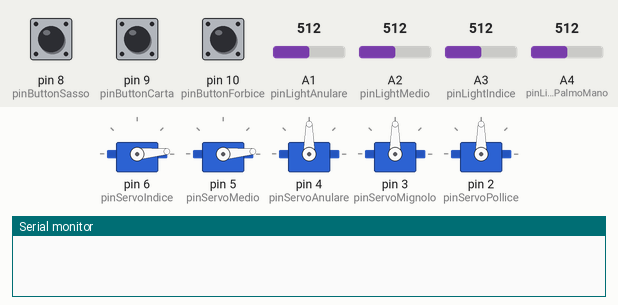
This sketch was run on a simulated Arduino Uno, built with avr-gcc and run on an emulated ATmega328P. Shown: 5 × servo, the last lines printed to the serial monitor. The test bench sets the inputs (shaded band); at power-on: A4 (pinLightPalmoMano) = 512, pin 8 (pinButtonSasso) LOW, pin 9 (pinButtonCarta) LOW, pin 10 (pinButtonForbice) LOW, A1 (pinLightAnulare) = 512, A2 (pinLightMedio) = 512, A3 (pinLightIndice) = 512. Random numbers use the default seed unless the sketch sets one.

Above: at 0.1 s.
At 0.7 s:
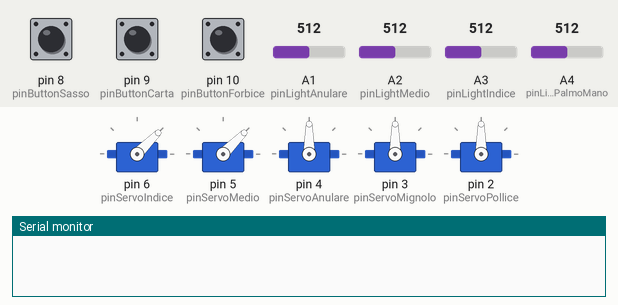
At 9.4 s:
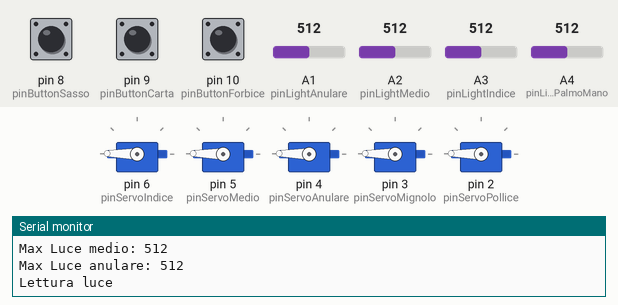
9.5 s: A4 (pinLightPalmoMano) set to 469
11.0 s: A4 (pinLightPalmoMano) set to 449
Timing chart, 0 to 14.0 s (numbered marks = the images above; inputs shaded):
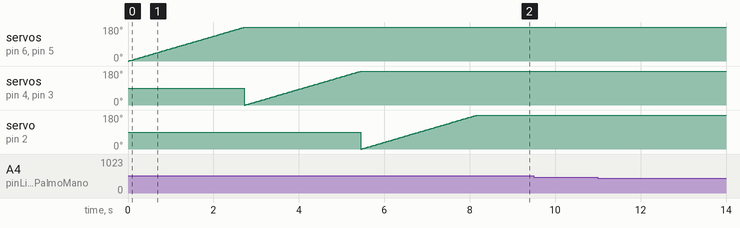

Measured:
- after the input at 9.5 s, every drawn part: stays the same

The sketch:

morr.ino
```cpp
#include <Servo.h>
#include <TaskScheduler.h>

/**
 * Struttura della mano meccanica le cui dita vengono mosse tramite appositi Servo-Motori
*/
struct mano_servo {
    Servo pollice;
    Servo indice;
    Servo medio;
    Servo anulare;
    Servo mignolo;
};

/**
 * Struttura di interi che rappresenta la luce letta da 4 fotoresistenze: il palmo della mano, il dito indice, il medio e l'anulare.
*/
struct light_detected {
    int palmoMano;
    int indice;
    int medio;
    int anulare;
};

/**
 * Costanti intere rappresentati i GPIO della board adibiti al funzionamento dell'intero circuito.
*/
#define pinLightPalmoMano A4
#define pinLightIndice A3
#define pinLightMedio A2
#define pinLightAnulare A1

#define pinButtonSasso 8
#define pinButtonCarta 9
#define pinButtonForbice 10

#define pinServoIndice 6
#define pinServoMedio 5
#define pinServoAnulare 4
#define pinServoMignolo 3
#define pinServoPollice 2

mano_servo mano;
light_detected max_light;
light_detected current_light;

/*  Risultati
  Codifica:
    0 = sasso
    1 = carta
    2 = forbice
*/
byte moda;
byte randomize;
byte alwaysCarta;
byte modaPesata;
byte mossa;

Scheduler scheduler;

const float secondi_countdown = 5;
int secondi_rimasti = secondi_countdown;

/**
 * Funzione che stampa su porta Serial il countdown durante il rilevamento della mossa per "secondi_countdown" secondi.
*/
void print_countdown() {
  if(secondi_rimasti == 0) {
    disable_countdown();
  } else{
    Serial.print("Inizio Gesto: resta con il gesto per "); Serial.println(secondi_rimasti);
    secondi_rimasti --;
  }
}

/** Task di countdown durante il rilevamento della mossa */
Task countdown(1*TASK_SECOND, TASK_SECOND, print_countdown);

/**
 * Funzione che disabilita il Task del countdown resettando il valore dei secondi rimasti a quelli del countdown.
*/
void disable_countdown() {
  secondi_rimasti = secondi_countdown;
  countdown.disable();
}

/** Numero di rilevazioni totali che ho intenzione di effettuare */
const float taglia_campione = 10;

int rilevazioni_rimaste = taglia_campione;
int nonRiconosciuto;
int carta;
int sasso;
int forbice;

/**
 * Funzione che rileva una mossa finche non si è arrivati al numero di rilevazioni desiderato con una velocita di campionamento ottenuta dal numero di rilevazioni / il numero dei secondi del countdown. Una volta ottenuto il numero di rilevazioni richieste, il segno viene stimato.
*/
void readSegno() {
  if(rilevazioni_rimaste>0){
    update_currentLight();
    if (!isCovered(current_light.palmoMano, max_light.palmoMano)) {
      nonRiconosciuto ++;
    } else if (isCoveredDito(current_light.indice, max_light.indice) && isCoveredDito(current_light.medio, max_light.medio)){
      if (isCoveredDito(current_light.anulare, max_light.anulare)) {
        carta ++;
      } else {
        forbice ++;
      }
    } else {
      sasso ++;
    }
    rilevazioni_rimaste --;
  } else {
    stimaSegno();
  }
}

/**
 * Date il numero di rilevazioni per ogni possibile mossa, il segno viene stabilito attraverso diversi stimatori. Viene poi stampata la mossa predetto per ognunno.
*/
void stimaSegno() {
  Serial.println();
  Serial.print("Lo stimatore moda dice: ");
  moda = stimatoreModa(nonRiconosciuto, carta, sasso, forbice);
  print_mossa(moda);
  Serial.println("!");

  Serial.print("Lo stimatore random dice: ");
  randomize = stimatoreRandom();
  print_mossa(randomize);
  Serial.println("!");

  Serial.print("Lo stimatore carta dice: ");
  alwaysCarta = stimatoreCarta();
  print_mossa(alwaysCarta);
  Serial.println("!");

  Serial.print("Lo stimatore moda pesata dice: ");
  modaPesata = stimatoreModaPesata(nonRiconosciuto, carta, sasso, forbice);
  print_mossa(modaPesata);
  Serial.println("!");

  Serial.println();
  Serial.println("Premi il buttone corrispondente alla mossa che hai effettuato");
  disable_sampling();
  enable_idle_waitButton();
}

/** Valore corrispondente al delay del task del campionamento */
const float velocita_campionamento = secondi_countdown/taglia_campione;

/** Task in esecuzione durante il campionamento della mossa */
Task sampling(velocita_campionamento*TASK_SECOND, TASK_SECOND, readSegno);

/**
 * Funzione che disabilita il Task "sampling" resettando i conteggi delle mosse e delle rilevazioni rimaste
*/
void disable_sampling() {
  rilevazioni_rimaste = taglia_campione;
  nonRiconosciuto = 0;
  carta = 0;
  sasso = 0;
  forbice = 0;
  sampling.disable();
}

/**
 * Aggiorna la lettura della luce corrente e controlla che non venga coperto la fotoresistenza del palmo della mano.
 * Nel caso in cui lo rilevasse, comincia la lettura del segno.
*/
void checkidle_waitMossa()
{
   update_currentLight();
   if (isCovered(current_light.palmoMano, max_light.palmoMano)) {
     disable_idle_waitMossa();
     print_currentLight();
     countdown.enable();
     sampling.enable();
   };
}

/** Task iniziale di inizio mossa */
Task idle_waitMossa(1*TASK_SECOND, TASK_SECOND, checkidle_waitMossa);

/**
 * Disabilita il Task predisposto all'inizio di una mossa.
*/
void disable_idle_waitMossa() {
  idle_waitMossa.disable();
}

/**
 * Funzione che fa ritornare i servomotori con un'angolazione di 0 gradi se la mossa effettuata era diverso da "carta"
*/
void restart() {
  if(mossa != 1){
    servo_defaultPosition();
  }
  disable_restart();
}

/** Task di ritorno allo stato di inizio mossa */
Task restart_idle_waitMossa(1*TASK_SECOND, TASK_SECOND, restart);

/**
 * Funzione che rileva, grazie alla pressione dell'utente di uno dei 3 bottoni preposti, la mossa effettuata. Vengono quindi richiamate le funzioni per tradurre la mossa con i servomotori, vengono stampati i risultati, viene rilevata nuovamente la lucemassima e infine viene abilitato il task "restart_idle_waitMossa" posticipandolo di 5s
*/
void checkButtons()
{
  bool sasso = digitalRead(pinButtonSasso)==1;
  bool carta = digitalRead(pinButtonCarta)==1;
  bool forbice = digitalRead(pinButtonForbice)==1;
  if (!(sasso || forbice || carta)){
    return;
  }
  if(sasso) {
    mossa = 0; // Assegno il risultato della mossa
    Serial.print("Hai detto ");
    print_mossa(mossa);
    Serial.println();
    disable_idle_waitButton();
    servo_sassoPosition();
  }else if(carta) {
    mossa = 1;
    Serial.print("Hai detto ");
    print_mossa(mossa);
    Serial.println();
    disable_idle_waitButton();
  }else if(forbice) {
    mossa = 2;
    Serial.print("Hai detto ");
    print_mossa(mossa);
    Serial.println();
    disable_idle_waitButton();
    servo_forbicePosition();
  }
  restart_idle_waitMossa.enableDelayed(5000);
  Serial.println("Guarda la tua mossa");
  print_risultati();
  setup_maxLight(20);
}

/** Task per la mossa da selezionare */
Task idle_waitButton(1*TASK_SECOND, TASK_SECOND, checkButtons);

/**
 * Disabilita il Task predisposto alla selezione di una mossa.
*/
void disable_idle_waitButton() {
  idle_waitButton.disable();
}

/**
 * Abilita il Task predisposto all'attesa della pressione del bottone relativo alla mossa effettuata dall'utente.
*/
void enable_idle_waitButton() {
  idle_waitButton.enable();
}

/**
 * Disabilita il Task predisposto al ritorno in stato di "inizio mossa" (restart_idle_waitMossa) ed attiva quello di inizio di una nuova mossa.
*/
void disable_restart() {
  restart_idle_waitMossa.disable();
  idle_waitMossa.enable();
  Serial.println("Lettura luce");
}

void setup() {
  setup_servoAttach();
  servo_defaultPosition(); // Fa servo_defaultPositionre sempre la mano in posizione neutra
  setup_pinMode(); // Inizializzazione dei pin di input
  setup_maxLight(20);
  Serial.begin(9600);
  print_maxLight(); // Stampa della luce massima (corrispondente alla luce iniziale)
  Serial.println();
  setup_scheduler();
  Serial.println("Lettura luce");
}

void loop() {
  scheduler.execute();
}

/*
 * Associa ad ogni variabile Servo presente in mano, il corrispettivo pin
*/
void setup_servoAttach(){
  mano.indice.attach(pinServoIndice);
  mano.medio.attach(pinServoMedio);
  mano.anulare.attach(pinServoAnulare);
  mano.mignolo.attach(pinServoMignolo);
  mano.pollice.attach(pinServoPollice);
}

/**
 * Inizializza i GPIO della board.
*/
void setup_pinMode() {
  pinMode(pinButtonSasso, INPUT);
  pinMode(pinButtonCarta, INPUT);
  pinMode(pinButtonForbice, INPUT);
  pinMode(pinLightPalmoMano, INPUT);
  pinMode(pinLightIndice, INPUT);
  pinMode(pinLightMedio, INPUT);
  pinMode(pinLightAnulare, INPUT);
}

/**
 * Inizializza la luce "massima", ovvero la luce iniziale letta appena il circuito viene acceso.
*/
void setup_maxLight(int n) {
  for (int i=0; i<n; i++){
    max_light.palmoMano += analogRead(pinLightPalmoMano);
    max_light.indice += analogRead(pinLightIndice);
    max_light.medio += analogRead(pinLightMedio);
    max_light.anulare += analogRead(pinLightAnulare);
  }
  max_light.palmoMano = max_light.palmoMano/n;
  max_light.indice = max_light.indice/n;
  max_light.medio = max_light.medio/n;
  max_light.anulare = max_light.anulare/n;
}


/*
  Funzione che inizializza lo scheduler e aggiunge i relativi Task, attivando solo quello di idle_waitMossa
*/
void setup_scheduler(){
  scheduler.init();
  scheduler.addTask(idle_waitMossa);
  scheduler.addTask(idle_waitButton);
  scheduler.addTask(restart_idle_waitMossa);
  scheduler.addTask(countdown);
  scheduler.addTask(sampling);
  idle_waitMossa.enable();
}

/**
 * Funzione predisposta a far tornare i servomotori in posizione neutra.
*/
void servo_defaultPosition() {
  for (int pos = 0; pos < 180; pos ++)
  {
    mano.indice.write(pos);
    mano.medio.write(pos);
    delay(15);
  }

  for (int pos = 0; pos < 180; pos ++)
  {
    mano.anulare.write(pos);
        mano.mignolo.write(pos);
    delay(15);
  }

  for (int pos = 0; pos < 180; pos ++) // Viene impostato un ciclo con valori che vanno da 180 a 0 gradi
  {
    mano.pollice.write(pos);
    delay(15);
  }


}

/**
 * Stampa i risultati della mossa effettuata dopo la pressione del bottone e stampa anche i rilevamenti degli stimatori moda, random, carta e moda pesata.
*/
void print_risultati() {
  Serial.println();
  Serial.println("Risultati:");
  Serial.print("Mossa effettuata: ");
  print_mossa(mossa);
  Serial.println("!");

  Serial.print("Mossa rilevata: ");
  printStimatore(moda);
  printStimatore(randomize);
  printStimatore(alwaysCarta);
  printStimatore(modaPesata);
  Serial.println("!");
  Serial.println();
}

/**
  Funzione che, data la codifica della mossa, stampa la mossa corrispondente seguita da una ','
*/
void printStimatore(byte mossa){
  print_mossa(mossa);
  Serial.print(", ");
}

/*
  Funzione che, data la cofica della mossa, stampa la mossa corrispondente all intero passato come argomento.
*/
void print_mossa(int mossa) {
  switch (mossa) {
    case 0: Serial.print("sasso"); break;
    case 1: Serial.print("carta"); break;
    case 2: Serial.print("forbice"); break;
    default: Serial.print("ERRORE");
  }
}

/**
 * Funzione che ritorna un valore booleano corrispondente alla copertura (o non copertura) del sensore del palmo della mano
*/
bool isCovered(int light, int maxLight) {
  float variazione = 0.1;
  return light < maxLight*(1 - variazione);
}

/**
 * Funzione che ritorna un valore booleano corrispondente alla copertura (o non copertura) di uno dei sensori delle dita della mano
*/
bool isCoveredDito(int light, int maxLight) {
  float variazioneDita = 0.05;
  return light < maxLight*(1 - variazioneDita);
}

/**
 * Stabilisce il segno effettuato dall'utente scegliendo il conteggio con la frequenza assoluta maggiore e lo stampa.
*/
byte stimatoreModa(int nonRiconosciuto, int carta, int sasso, int forbice) {
  int countMax = (max(max(max(nonRiconosciuto, carta), sasso), forbice));
  if (countMax = nonRiconosciuto) {
    Serial.print("Segno non riconosciuto ma a caso dico ");
    return stimatoreRandom();
  }
  if (countMax = carta) {return 1;}
  if (countMax = sasso) {return 0;}
  if (countMax = forbice) {return 2;}
}

/**
 * Stabilisce randomicamente un segno fra i 3 possibili e lo stampa.
*/
byte stimatoreRandom() {
  return random(3);
}

/*
 * Stabilisce sempre che il segno effettuato sia carta
*/
byte stimatoreCarta() {
  return 1;
}

/**
 * Stabilisce il segno effettuato associando un peso ad ogni mossa e applicandole alle frequenze assolute, richiamando poi lo stimatore moda.
*/
byte stimatoreModaPesata(int nonRiconosciuto, int carta, int sasso, int forbice) {
  float pesoNonRiconosciuto = 0.5; //ci possono essere molti false rilevazioni
  float pesoCarta = 0.8;
  float pesoSasso = 0.8;
  float pesoForbice = 1; // segno rilevato con maggior difficolta

  return stimatoreModa(nonRiconosciuto * pesoNonRiconosciuto, carta * pesoCarta, pesoSasso * sasso, pesoForbice * forbice);
}

/**
 * Aggiorna i valori riguardanti la luce letta al momento.
*/
void update_currentLight() {
  current_light.palmoMano = analogRead(pinLightPalmoMano);
  current_light.indice = analogRead(pinLightIndice);
  current_light.medio = analogRead(pinLightMedio);
  current_light.anulare = analogRead(pinLightAnulare);
}

/**
 * Stampa i valori correnti della luce letta per il palmo della mano e le 3 dita interessate (indice, medio ed anulare).
*/
void print_currentLight() {
    update_currentLight();

    Serial.print("palmoMano: ");
    Serial.println(current_light.palmoMano);
    Serial.print("indice: ");
    Serial.println(current_light.indice);
    Serial.print("medio: ");
    Serial.println(current_light.medio);
    Serial.print("anulare: ");
    Serial.println(current_light.anulare);

    Serial.println();
    delay(1000);
}

/**
 * Stampa i valori massimi della luce letta per il palmo della mano e le 3 dita interessate (indice, medio ed anulare).
*/
void print_maxLight() {
  Serial.print("Max Luce palmo mano: ");
    Serial.println(max_light.palmoMano);
  Serial.print("Max Luce indice: ");
    Serial.println(max_light.indice);
  Serial.print("Max Luce medio: ");
    Serial.println(max_light.medio);
  Serial.print("Max Luce anulare: ");
    Serial.println(max_light.anulare);
}

/**
 * Sposta, in gradi, le alette dei servo-motori in modo tale da far muovere la mano e ricreare la mossa della forbice.
*/
void servo_forbicePosition() {
  for (int pos = 180; pos >= 1; pos --) // Viene impostato un ciclo con valori che vanno da 180 a 0 gradi
  {
    mano.pollice.write(pos);
    mano.anulare.write(pos);
    mano.mignolo.write(pos);
    delay(15);
  }
}

/**
 * Sposta, in gradi, le alette dei servo-motori in modo tale da far muovere la mano e ricreare la mossa del sasso.
*/
void servo_sassoPosition() {
  for (int pos = 180; pos >= 1; pos --) // Viene impostato un ciclo con valori che vanno da 180 a 0 gradi
  {
    mano.indice.write(pos);
    mano.medio.write(pos);
    mano.anulare.write(pos);
    mano.mignolo.write(pos);
    mano.pollice.write(pos);
    delay(15);
  }
}
```
